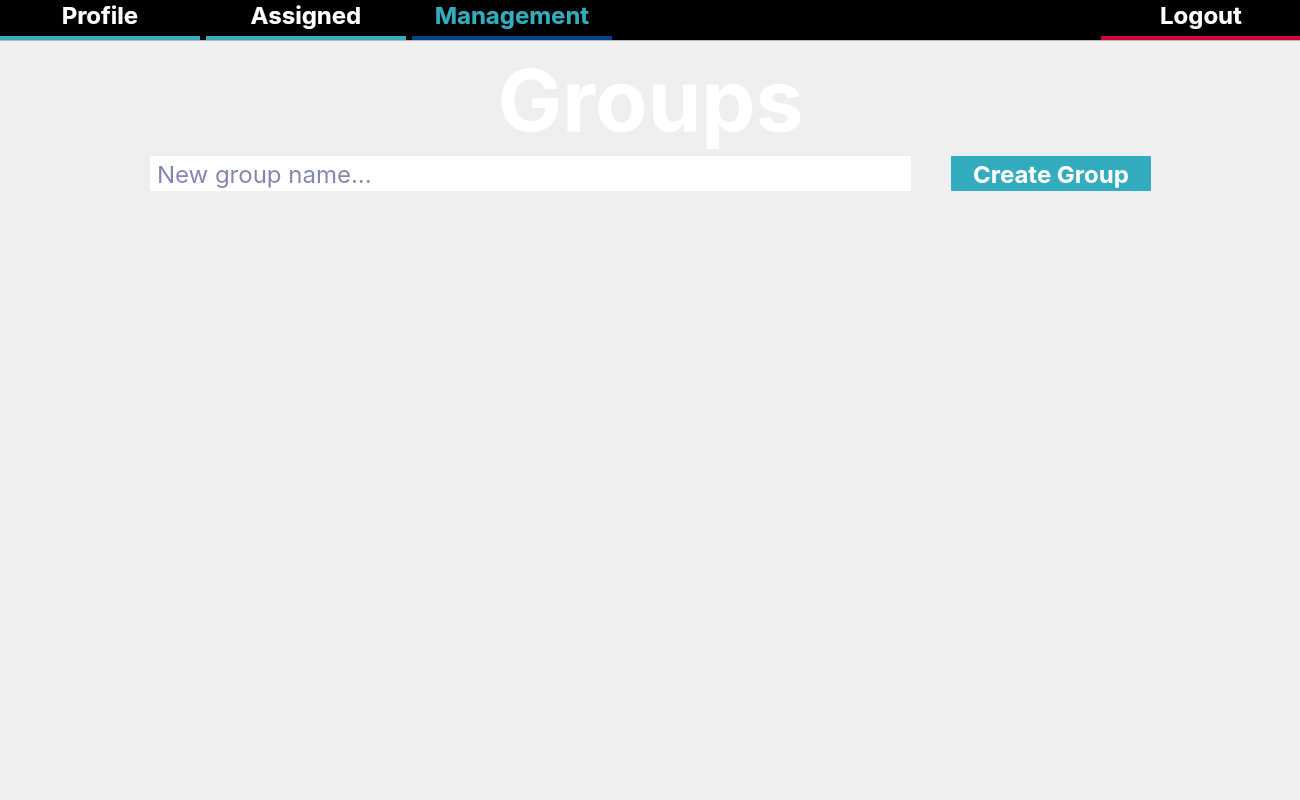
<?xml version="1.0" encoding="UTF-8"?>
<ui version="4.0">
 <class>GroupManagement</class>
 <widget class="QWidget" name="GroupManagement">
  <property name="geometry">
   <rect>
    <x>0</x>
    <y>0</y>
    <width>1300</width>
    <height>800</height>
   </rect>
  </property>
  <property name="minimumSize">
   <size>
    <width>1300</width>
    <height>800</height>
   </size>
  </property>
  <property name="maximumSize">
   <size>
    <width>1300</width>
    <height>800</height>
   </size>
  </property>
  <property name="windowTitle">
   <string>Form</string>
  </property>
  <widget class="QPushButton" name="backgroundGradient">
   <property name="enabled">
    <bool>false</bool>
   </property>
   <property name="geometry">
    <rect>
     <x>-30</x>
     <y>10</y>
     <width>1341</width>
     <height>831</height>
    </rect>
   </property>
   <property name="styleSheet">
    <string notr="true">background-color: qlineargradient(spread:pad, x0:1, y2:1, x2:0, y2:1, stop:0 rgba(1, 15, 17, 255), stop:1 rgba(4, 15, 101, 255))</string>
   </property>
   <property name="text">
    <string/>
   </property>
   <property name="flat">
    <bool>false</bool>
   </property>
  </widget>
  <widget class="QWidget" name="layoutWidget">
   <property name="geometry">
    <rect>
     <x>0</x>
     <y>0</y>
     <width>1301</width>
     <height>42</height>
    </rect>
   </property>
   <layout class="QHBoxLayout" name="horizontalLayout_3">
    <property name="sizeConstraint">
     <enum>QLayout::SetNoConstraint</enum>
    </property>
    <property name="leftMargin">
     <number>0</number>
    </property>
    <property name="rightMargin">
     <number>0</number>
    </property>
    <item>
     <layout class="QVBoxLayout" name="NavButton_3">
      <property name="sizeConstraint">
       <enum>QLayout::SetMaximumSize</enum>
      </property>
      <item>
       <widget class="QPushButton" name="profileButton">
        <property name="styleSheet">
         <string notr="true">font-size: 24px;font-family: Inter;color: rgb(255, 255, 255); font-weight:bold; border:none;</string>
        </property>
        <property name="text">
         <string>Profile</string>
        </property>
       </widget>
      </item>
      <item>
       <widget class="Line" name="line_3">
        <property name="enabled">
         <bool>true</bool>
        </property>
        <property name="minimumSize">
         <size>
          <width>200</width>
          <height>5</height>
         </size>
        </property>
        <property name="styleSheet">
         <string notr="true">color:#32ACBE;</string>
        </property>
        <property name="frameShadow">
         <enum>QFrame::Plain</enum>
        </property>
        <property name="lineWidth">
         <number>15</number>
        </property>
        <property name="midLineWidth">
         <number>6</number>
        </property>
        <property name="orientation">
         <enum>Qt::Horizontal</enum>
        </property>
       </widget>
      </item>
     </layout>
    </item>
    <item>
     <layout class="QVBoxLayout" name="NavButton_12">
      <property name="sizeConstraint">
       <enum>QLayout::SetMaximumSize</enum>
      </property>
      <item>
       <widget class="QPushButton" name="assignButton">
        <property name="styleSheet">
         <string notr="true">font-size: 24px;font-family: Inter;color: rgb(255, 255, 255); font-weight:bold; border:none;</string>
        </property>
        <property name="text">
         <string>Assigned</string>
        </property>
       </widget>
      </item>
      <item>
       <widget class="Line" name="line_13">
        <property name="enabled">
         <bool>true</bool>
        </property>
        <property name="minimumSize">
         <size>
          <width>200</width>
          <height>5</height>
         </size>
        </property>
        <property name="styleSheet">
         <string notr="true">color:#32ACBE;</string>
        </property>
        <property name="frameShadow">
         <enum>QFrame::Plain</enum>
        </property>
        <property name="lineWidth">
         <number>15</number>
        </property>
        <property name="midLineWidth">
         <number>6</number>
        </property>
        <property name="orientation">
         <enum>Qt::Horizontal</enum>
        </property>
       </widget>
      </item>
     </layout>
    </item>
    <item>
     <layout class="QVBoxLayout" name="NavButton_13">
      <property name="sizeConstraint">
       <enum>QLayout::SetMaximumSize</enum>
      </property>
      <item>
       <widget class="QPushButton" name="managementButton">
        <property name="styleSheet">
         <string notr="true">font-size: 24px;font-family: Inter;color: #32ACBE; font-weight:bold; border:none;</string>
        </property>
        <property name="text">
         <string>Management</string>
        </property>
       </widget>
      </item>
      <item>
       <widget class="Line" name="line_14">
        <property name="enabled">
         <bool>true</bool>
        </property>
        <property name="minimumSize">
         <size>
          <width>200</width>
          <height>5</height>
         </size>
        </property>
        <property name="styleSheet">
         <string notr="true">color:#05448A;</string>
        </property>
        <property name="frameShadow">
         <enum>QFrame::Plain</enum>
        </property>
        <property name="lineWidth">
         <number>15</number>
        </property>
        <property name="midLineWidth">
         <number>6</number>
        </property>
        <property name="orientation">
         <enum>Qt::Horizontal</enum>
        </property>
       </widget>
      </item>
     </layout>
    </item>
    <item>
     <spacer name="horizontalSpacer_3">
      <property name="orientation">
       <enum>Qt::Horizontal</enum>
      </property>
      <property name="sizeType">
       <enum>QSizePolicy::MinimumExpanding</enum>
      </property>
      <property name="sizeHint" stdset="0">
       <size>
        <width>40</width>
        <height>20</height>
       </size>
      </property>
     </spacer>
    </item>
    <item>
     <layout class="QVBoxLayout" name="NavButton_14">
      <property name="sizeConstraint">
       <enum>QLayout::SetMaximumSize</enum>
      </property>
      <item>
       <widget class="QPushButton" name="logoutButton">
        <property name="styleSheet">
         <string notr="true">font-size: 24px;font-family: Inter;color: rgb(255, 255, 255); font-weight:bold; border:none;</string>
        </property>
        <property name="text">
         <string>Logout</string>
        </property>
       </widget>
      </item>
      <item>
       <widget class="Line" name="line_15">
        <property name="enabled">
         <bool>true</bool>
        </property>
        <property name="minimumSize">
         <size>
          <width>200</width>
          <height>5</height>
         </size>
        </property>
        <property name="styleSheet">
         <string notr="true">color:#CA0736;</string>
        </property>
        <property name="frameShadow">
         <enum>QFrame::Plain</enum>
        </property>
        <property name="lineWidth">
         <number>15</number>
        </property>
        <property name="midLineWidth">
         <number>6</number>
        </property>
        <property name="orientation">
         <enum>Qt::Horizontal</enum>
        </property>
       </widget>
      </item>
     </layout>
    </item>
   </layout>
  </widget>
  <widget class="Line" name="navBackground">
   <property name="enabled">
    <bool>true</bool>
   </property>
   <property name="geometry">
    <rect>
     <x>-10</x>
     <y>-10</y>
     <width>1321</width>
     <height>51</height>
    </rect>
   </property>
   <property name="minimumSize">
    <size>
     <width>0</width>
     <height>40</height>
    </size>
   </property>
   <property name="styleSheet">
    <string notr="true">background-color:#010511;</string>
   </property>
   <property name="frameShadow">
    <enum>QFrame::Plain</enum>
   </property>
   <property name="lineWidth">
    <number>500</number>
   </property>
   <property name="orientation">
    <enum>Qt::Horizontal</enum>
   </property>
  </widget>
  <widget class="QScrollArea" name="assignedItems">
   <property name="geometry">
    <rect>
     <x>-10</x>
     <y>40</y>
     <width>1321</width>
     <height>761</height>
    </rect>
   </property>
   <property name="styleSheet">
    <string notr="true">QScrollArea { background: transparent; }
QScrollArea &gt; QWidget &gt; QWidget { background: transparent; }
QScrollArea &gt; QWidget &gt; QScrollBar { background: palette(base); }</string>
   </property>
   <property name="frameShadow">
    <enum>QFrame::Raised</enum>
   </property>
   <property name="lineWidth">
    <number>0</number>
   </property>
   <property name="widgetResizable">
    <bool>true</bool>
   </property>
   <widget class="QWidget" name="assignmentCategories">
    <property name="geometry">
     <rect>
      <x>0</x>
      <y>0</y>
      <width>1319</width>
      <height>759</height>
     </rect>
    </property>
    <layout class="QVBoxLayout" name="verticalLayout_2">
     <item>
      <layout class="QVBoxLayout" name="pageFrame">
       <item>
        <widget class="QLabel" name="title">
         <property name="minimumSize">
          <size>
           <width>0</width>
           <height>100</height>
          </size>
         </property>
         <property name="maximumSize">
          <size>
           <width>16777215</width>
           <height>100</height>
          </size>
         </property>
         <property name="styleSheet">
          <string notr="true">font-size: 86px;font-family: Inter;color: rgb(255, 255, 255); font-weight:bold; border:none;</string>
         </property>
         <property name="text">
          <string>Groups</string>
         </property>
         <property name="alignment">
          <set>Qt::AlignCenter</set>
         </property>
        </widget>
       </item>
       <item>
        <layout class="QHBoxLayout" name="horizontalLayout">
         <property name="spacing">
          <number>0</number>
         </property>
         <property name="bottomMargin">
          <number>10</number>
         </property>
         <item>
          <spacer name="horizontalSpacer">
           <property name="orientation">
            <enum>Qt::Horizontal</enum>
           </property>
           <property name="sizeType">
            <enum>QSizePolicy::Minimum</enum>
           </property>
           <property name="sizeHint" stdset="0">
            <size>
             <width>150</width>
             <height>20</height>
            </size>
           </property>
          </spacer>
         </item>
         <item>
          <widget class="QLineEdit" name="newGroupName">
           <property name="minimumSize">
            <size>
             <width>0</width>
             <height>35</height>
            </size>
           </property>
           <property name="styleSheet">
            <string notr="true">font-size: 24px;font-family: Inter;color: #040F65; font-weight:lighter; padding-right:5px; border:0px; padding-left:5px;
</string>
           </property>
           <property name="inputMask">
            <string/>
           </property>
           <property name="text">
            <string/>
           </property>
           <property name="placeholderText">
            <string>New group name...</string>
           </property>
           <property name="clearButtonEnabled">
            <bool>false</bool>
           </property>
          </widget>
         </item>
         <item>
          <spacer name="horizontalSpacer_4">
           <property name="orientation">
            <enum>Qt::Horizontal</enum>
           </property>
           <property name="sizeType">
            <enum>QSizePolicy::Minimum</enum>
           </property>
           <property name="sizeHint" stdset="0">
            <size>
             <width>40</width>
             <height>20</height>
            </size>
           </property>
          </spacer>
         </item>
         <item>
          <widget class="QPushButton" name="createGroupButton">
           <property name="minimumSize">
            <size>
             <width>200</width>
             <height>35</height>
            </size>
           </property>
           <property name="styleSheet">
            <string notr="true">font-size: 24px;font-family: Inter;color: rgb(255, 255, 255); font-weight:bold; border:none; background-color:#32ACBE; border-radius:1px;</string>
           </property>
           <property name="text">
            <string>Create Group</string>
           </property>
          </widget>
         </item>
         <item>
          <spacer name="horizontalSpacer_2">
           <property name="orientation">
            <enum>Qt::Horizontal</enum>
           </property>
           <property name="sizeType">
            <enum>QSizePolicy::Minimum</enum>
           </property>
           <property name="sizeHint" stdset="0">
            <size>
             <width>150</width>
             <height>20</height>
            </size>
           </property>
          </spacer>
         </item>
        </layout>
       </item>
      </layout>
     </item>
     <item>
      <spacer name="verticalSpacer_5">
       <property name="orientation">
        <enum>Qt::Vertical</enum>
       </property>
       <property name="sizeType">
        <enum>QSizePolicy::MinimumExpanding</enum>
       </property>
       <property name="sizeHint" stdset="0">
        <size>
         <width>20</width>
         <height>25</height>
        </size>
       </property>
      </spacer>
     </item>
    </layout>
   </widget>
  </widget>
  <zorder>backgroundGradient</zorder>
  <zorder>navBackground</zorder>
  <zorder>layoutWidget</zorder>
  <zorder>assignedItems</zorder>
 </widget>
 <resources/>
 <connections/>
</ui>
